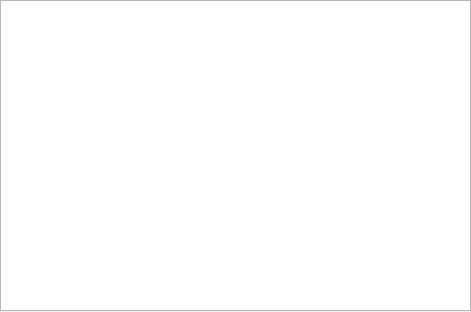
<?xml version="1.0" encoding="UTF-8"?>
<ui version="4.0">
 <class>log_dialog</class>
 <widget class="QDialog" name="log_dialog">
  <property name="geometry">
   <rect>
    <x>0</x>
    <y>0</y>
    <width>471</width>
    <height>312</height>
   </rect>
  </property>
  <property name="windowTitle">
   <string>Log</string>
  </property>
  <widget class="QTextBrowser" name="textBrowser">
   <property name="geometry">
    <rect>
     <x>0</x>
     <y>0</y>
     <width>471</width>
     <height>311</height>
    </rect>
   </property>
  </widget>
 </widget>
 <resources/>
 <connections/>
</ui>
